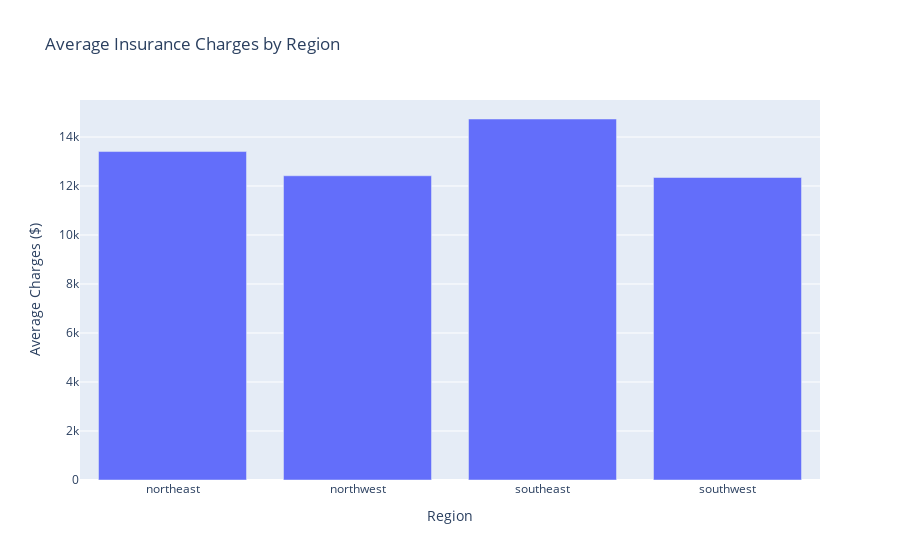

The notebook cell this image was saved under:
### Markdown cell above
## Chart 3: Regional Analysis

Testing **Hypothesis 3**: Regional differences affect insurance charges

### Code cell
# Bar chart: Average charges by region
region_avg = df.groupby('region')['charges'].mean().reset_index()
fig = px.bar(region_avg, x='region', y='charges',
             title='Average Insurance Charges by Region',
             labels={'region': 'Region', 'charges': 'Average Charges ($)'})
fig.show()

print("\nRegional charge differences:")
print(region_avg.round(2))

### Figure 1 — Plotly figure (JSON) as saved in the notebook; plotly's stock layout.template omitted (floating-point values rounded to 4 significant figures)
{"data": [{"hovertemplate": "Region=%{x}<br>Average Charges ($)=%{y}<extra></extra>", "legendgroup": "", "marker": {"color": "#636efa", "pattern": {"shape": ""}}, "name": "", "orientation": "v", "showlegend": false, "textposition": "auto", "type": "bar", "x": ["northeast", "northwest", "southeast", "southwest"], "xaxis": "x", "y": [13410.0, 12420.0, 14740.0, 12350.0], "yaxis": "y"}], "layout": {"barmode": "relative", "legend": {"tracegroupgap": 0}, "title": {"text": "Average Insurance Charges by Region"}, "xaxis": {"anchor": "y", "domain": [0, 1], "title": {"text": "Region"}}, "yaxis": {"anchor": "x", "domain": [0, 1], "title": {"text": "Average Charges ($)"}}}}
